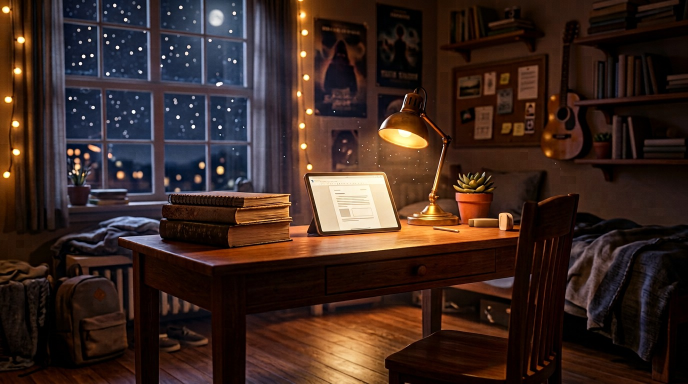
#> input picture assets/pixar/bgpool_1_room.jpg, 1376 x 768 px (shown at 1/2 size); its folder holds only this picture in this run
$ python make_scene_backgrounds.py
#> lines starting #> are read from the running program, lines starting #| are printed output that depends on the picture
#!/usr/bin/env python3
"""
Собирает 25 пер-сценных фонов assets/pixar/scene_<scene>.jpg из базовых картинок.

Зачем: у каждой сцены должен быть свой фон, но генерить 25 картинок дорого/долго.
Скрипт берёт базовые изображения (bgpool_*.jpg — сгенерированные Pixar-планы) и делает
для каждой сцены СВОЙ кадр: свой кроп (зум/смещение), своя цветокоррекция (тон, яркость,
контраст, насыщенность), мягкая виньетка и подсветка под настроение блока сценария.

Если положить свой файл scene_<scene>.jpg ДО запуска — он не тронется (--force чтобы перезаписать).

usage:
  python tools/make_scene_backgrounds.py            # сгенерировать недостающие
  python tools/make_scene_backgrounds.py --force    # перезаписать все
  python tools/make_scene_backgrounds.py --list     # что будет использовано
"""
import argparse
import hashlib
from pathlib import Path

ROOT = Path(__file__).resolve().parent.parent
ASSETS = ROOT / "assets" / "pixar"

# настроение блоков: (тон, сила тона, яркость, контраст, насыщенность, зум)
BLOCKS = {
    "0": ("#1B2A52", 0.34, 0.92, 1.06, 1.05, 1.30),   # ночь, спальня/заставка
    "1": ("#4A3210", 0.20, 1.04, 1.04, 1.06, 1.24),   # школа, тёплый день
    "2": ("#3A1352", 0.30, 1.00, 1.08, 1.10, 1.34),   # мастерская, фиолет/неон
    "3": ("#0E2E56", 0.34, 0.98, 1.08, 1.04, 1.26),   # викторина, синий
    "4": ("#0E3A32", 0.28, 1.02, 1.06, 1.08, 1.30),   # лаборатория, зелёный
    "5": ("#4A1E16", 0.26, 1.02, 1.06, 1.10, 1.36),   # город будущего, закат
    "6": ("#3C0E16", 0.32, 0.90, 1.10, 0.95, 1.28),   # осторожно, тревожный
    "7": ("#141C4C", 0.34, 0.98, 1.06, 1.02, 1.24),   # викторина 2
    "8": ("#4A3608", 0.22, 1.06, 1.04, 1.12, 1.32),   # финал, золото
}

# какая база под какой блок (индексы в пуле)
BLOCK_POOL = {
    "0": [0, 1],      # спальня, звёздная сцена
    "1": [2, 4],      # класс, мастерская
    "2": [1, 3],      # звёздная сцена, пиццерия (тёплые полки)
    "3": [1, 0],      # сцена, спальня
    "4": [4, 2],      # мастерская, класс
    "5": [0, 3],      # спальня (городские огни), пиццерия
    "6": [2, 1],      # класс, сцена
    "7": [1, 4],      # сцена, мастерская
    "8": [3, 0],      # пиццерия (тёплые полки), спальня
}

SCENES = ["0.1", "0.2", "1.1", "1.2", "1.3", "1.4", "2.1", "2.2", "2.3", "2.4",
          "3.1", "4.1", "4.2", "4.3", "4.4", "5.1", "5.2", "5.3", "5.4",
          "6.1", "6.2", "6.3", "7.1", "8.1", "8.2"]


def hex_to_rgb(h):
    h = h.lstrip("#")
    return tuple(int(h[i:i + 2], 16) for i in (0, 2, 4))


def seed_of(scene):
    return int(hashlib.md5(scene.encode()).hexdigest()[:8], 16)


def pick_pool(scene, idx):
    block = scene.split(".")[0]
    options = BLOCK_POOL.get(block, [0])
    return options[idx % len(options)]


def make_one(base_paths, scene, idx, size=(1920, 1080)):
#> called with scene = '0.1', idx = 0, size = (1920, 1080)
    from PIL import Image, ImageDraw, ImageEnhance, ImageFilter
    W, H = size
    block = scene.split(".")[0]
    tint, tint_a, bright, contrast, sat, zoom = BLOCKS.get(block, ("#1B2A4A", 0.25, 1.0, 1.04, 1.05, 1.25))
    rnd = seed_of(scene)

    base = base_paths[pick_pool(scene, idx) % len(base_paths)]
    img = Image.open(str(base)).convert("RGB")
#> img is the input picture: PIL image 1376x768 RGB; mean R, G, B 59.1, 39.4, 32.8

    # 1) свой кроп: зум + смещение, детерминированно от сцены
    z = zoom + ((rnd % 100) / 100.0) * 0.22
    nw, nh = int(W * z), int(H * z)
    # кроп из базы 16:9-ish: масштабируем базу до nw x auto
    s = max(nw / img.width, nh / img.height)
#> s = 1.85
    big = img.resize((max(1, int(img.width * s + 0.5)), max(1, int(img.height * s + 0.5))), Image.LANCZOS)
    max_x, max_y = max(0, big.width - nw), max(0, big.height - nh)
#> max_x = 20; max_y = 0
    ox = int(max_x * (((rnd >> 3) % 100) / 100.0))
#> ox = 10
    oy = int(max_y * (((rnd >> 7) % 100) / 100.0))
#> oy = 0
    img = big.crop((ox, oy, ox + nw, oy + nh)).resize((W, H), Image.LANCZOS)
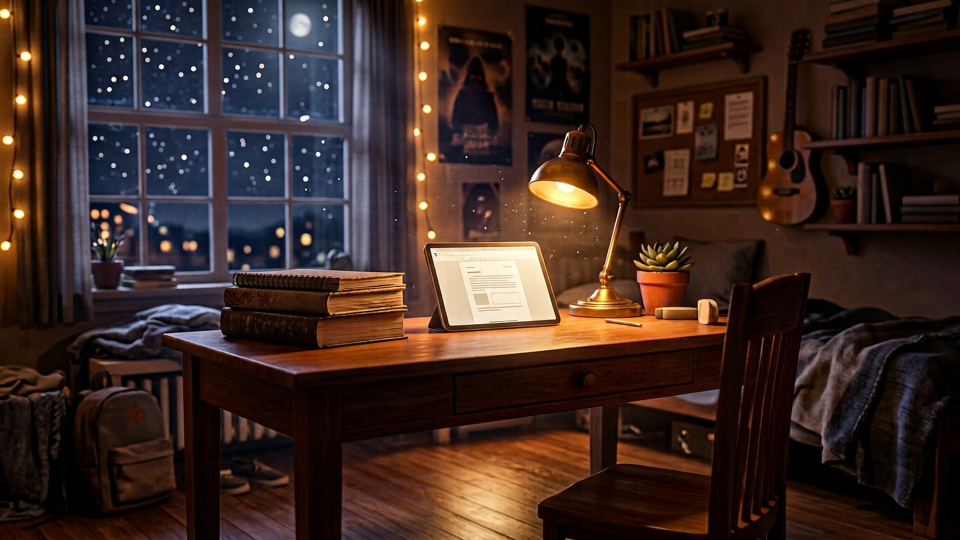
#> img: PIL image 1920x1080 RGB (shown at 1/2 size); mean R, G, B 59.2, 39.5, 33

    # 2) цветокоррекция сцены
    img = Image.blend(img, Image.new("RGB", (W, H), hex_to_rgb(tint)), tint_a)
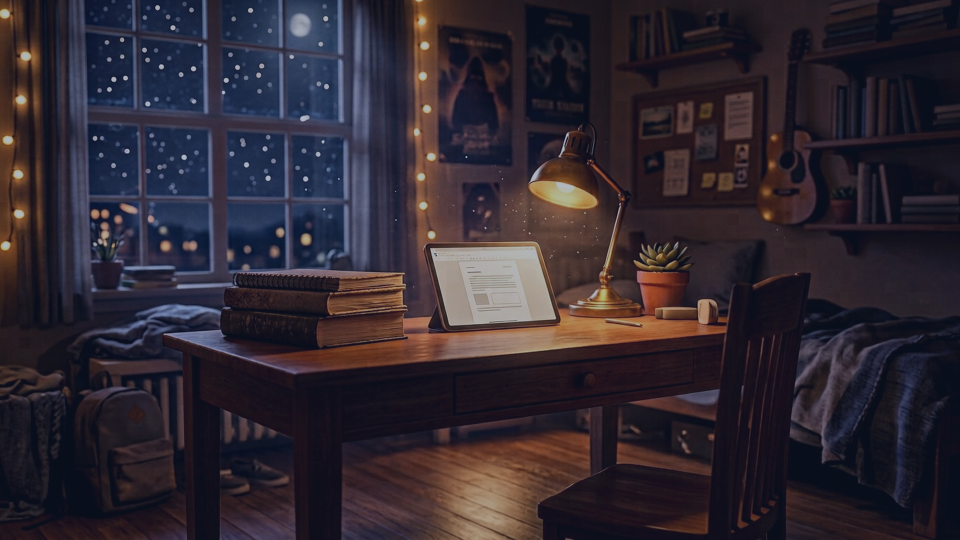
#> img: PIL image 1920x1080 RGB (shown at 1/2 size); mean R, G, B 47.8, 39.9, 49.1
    img = ImageEnhance.Brightness(img).enhance(bright)
    img = ImageEnhance.Contrast(img).enhance(contrast)
    img = ImageEnhance.Color(img).enhance(sat)

    # 3) «свой характер»: у чётных сцен — тёплый световой блик, у нечётных — холодная дымка
    ov = Image.new("RGBA", (W, H), (0, 0, 0, 0))
#> ov: PIL image 1920x1080 RGBA; every value is 0
    d = ImageDraw.Draw(ov, "RGBA")
    if idx % 2 == 0:
        cx = int(W * (0.15 + ((rnd >> 11) % 60) / 100.0))
        glow = Image.new("RGBA", (W, H), (0, 0, 0, 0))
        gd = ImageDraw.Draw(glow)
        gd.ellipse([cx - 520, -380, cx + 520, 420], fill=(255, 214, 150, 62))
        glow = glow.filter(ImageFilter.GaussianBlur(150))
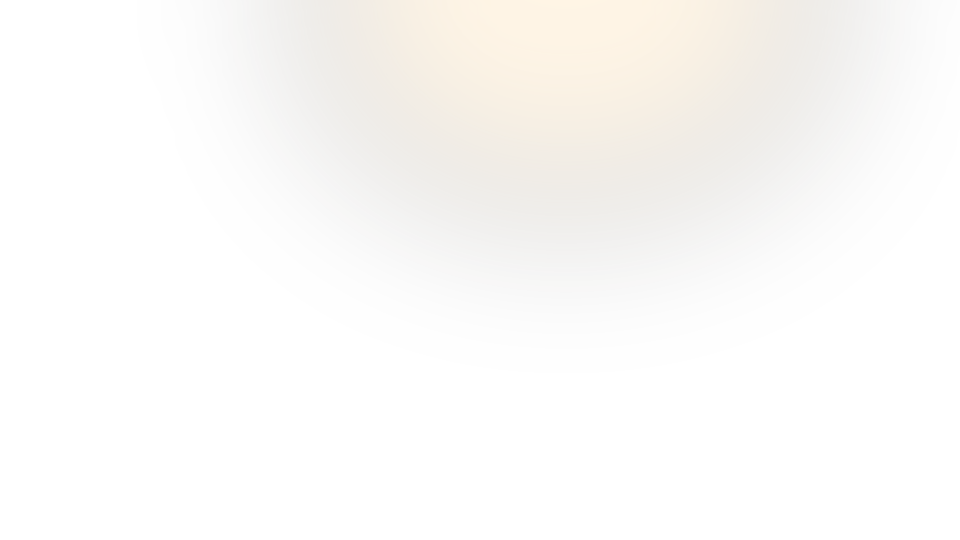
#> glow: PIL image 1920x1080 RGBA (shown at 1/2 size); mean R, G, B, A 43, 36.1, 25.3, 10.5; transparent parts drawn white
        ov = Image.alpha_composite(ov, glow)
    else:
        haze = Image.new("RGBA", (W, H), (120, 190, 255, 26))
        haze = haze.filter(ImageFilter.GaussianBlur(2))
        ov = Image.alpha_composite(ov, haze)

    # 4) винетка и затемнение низа/верха под карточку и титул
    dark = Image.new("RGBA", (W, H), (0, 0, 0, 0))
    dd = ImageDraw.Draw(dark)
    for y in range(0, H, 6):
        t = y / H
        a = 0
        if t > 0.55:
            a = int(120 * ((t - 0.55) / 0.45) ** 1.3)
        if t < 0.18:
            a = max(a, int(60 * (1 - t / 0.18)))
        dd.rectangle([0, y, W, y + 6], fill=(4, 8, 18, a))
    vig = Image.new("L", (W // 4, H // 4), 0)
#> vig: PIL image 480x270 L; every value is 0
    vd = ImageDraw.Draw(vig)
    vd.ellipse([-W // 14, -H // 14, W // 4 + W // 14, H // 4 + H // 14], fill=255)
    vig = vig.filter(ImageFilter.GaussianBlur(26)).resize((W, H), Image.LANCZOS)
#> vig: PIL image 1920x1080 L; every value is 255
    edge = Image.new("RGBA", (W, H), (2, 6, 14, 150))
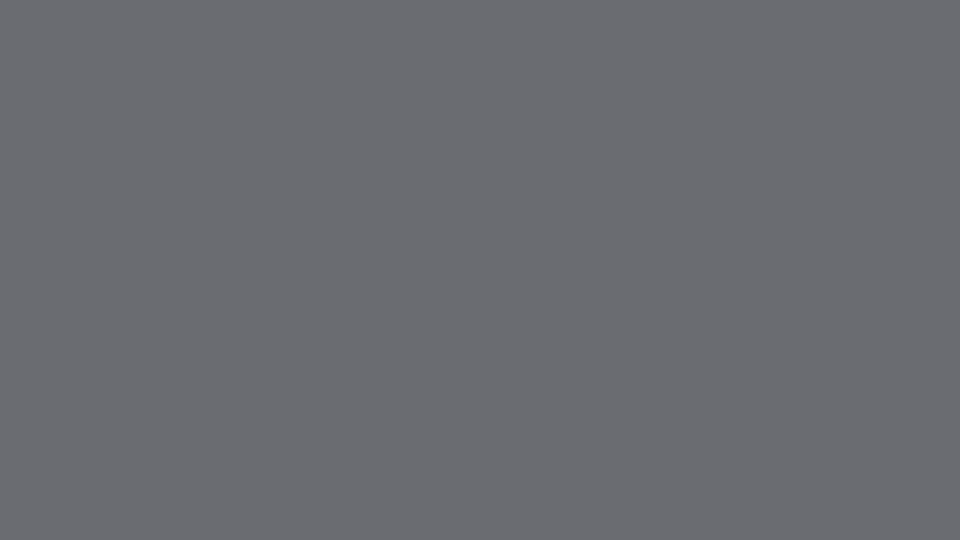
#> edge: PIL image 1920x1080 RGBA (shown at 1/2 size); mean R, G, B, A 2, 6, 14, 150; transparent parts drawn white
    edge.putalpha(Image.eval(vig, lambda v: int((255 - v) * 0.5)))
    ov = Image.alpha_composite(ov, dark)
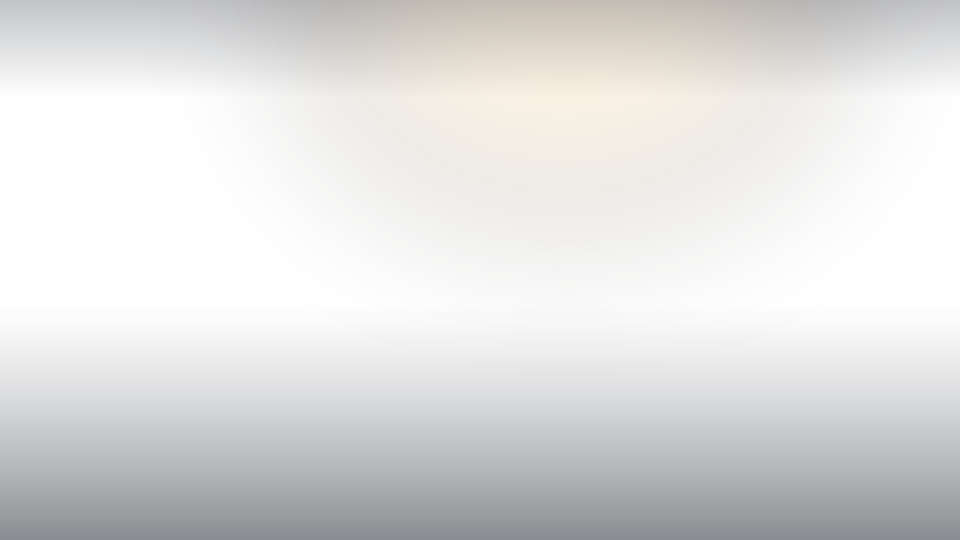
#> ov: PIL image 1920x1080 RGBA (shown at 1/2 size); mean R, G, B, A 35.8, 32.5, 29.3, 38.2; transparent parts drawn white
    ov = Image.alpha_composite(ov, edge)

    out = Image.alpha_composite(img.convert("RGBA"), ov).convert("RGB")
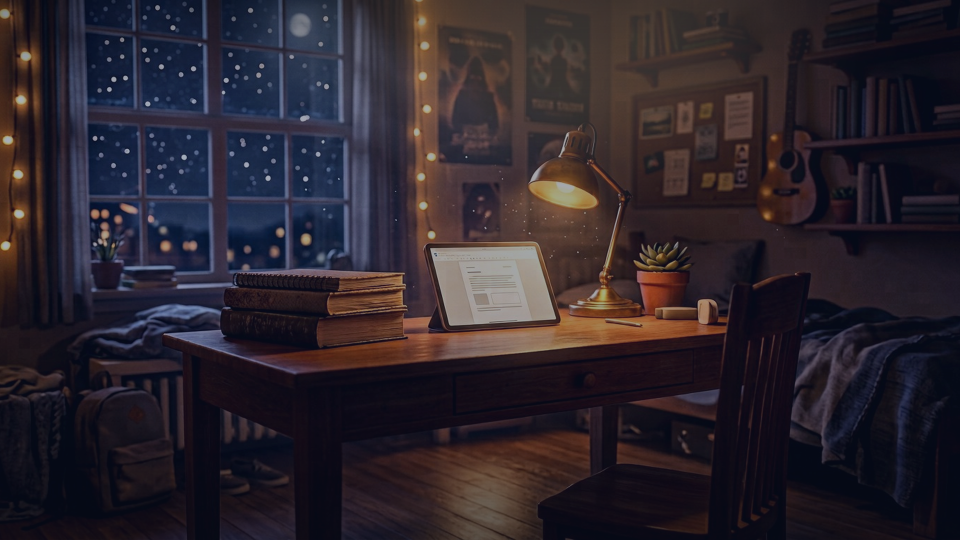
#> out: PIL image 1920x1080 RGB (shown at 1/2 size); mean R, G, B 44, 36.4, 44.5
    # 5) лёгкая киношная мягкость + микрозерно, чтобы апскейл не выглядел цифровым
    out = out.filter(ImageFilter.UnsharpMask(radius=2, percent=55, threshold=3))
    return out


def main():
    ap = argparse.ArgumentParser()
    ap.add_argument("--force", action="store_true", help="перезаписать существующие scene_*.jpg")
    ap.add_argument("--list", action="store_true", help="только показать план")
    args = ap.parse_args()

    pool = sorted(ASSETS.glob("bgpool_*.jpg"))
    if not pool:
        # базы могут лежать в raw/ как исходные генерации
        pool = sorted(list((ASSETS / "raw").glob("_bg_*.jpg")) + list((ASSETS / "raw").glob("_bg_*.png")))
    if not pool:
        print(f"нет базовых фонов bgpool_*.jpg в {ASSETS}")
        return 1
    print(f"базовых фонов: {len(pool)} -> {[p.name for p in pool]}")
    made = skipped = 0
    for idx, scene in enumerate(SCENES):
        dst = ASSETS / f"scene_{scene}.jpg"
        base = pool[pick_pool(scene, idx) % len(pool)]
        if args.list:
            print(f"  {scene:>4} <- {base.name} (кроп+грейд блока {scene.split('.')[0]})")
            continue
        if dst.exists() and not args.force:
            skipped += 1
            continue
        img = make_one(pool, scene, idx)
        img.save(dst, "JPEG", quality=93, optimize=True)
        made += 1
        print(f"  {scene:>4} <- {base.name} -> {dst.name} {dst.stat().st_size // 1024}КБ")
    if not args.list:
        print(f"готово: сделано {made}, пропущено {skipped} (были на месте)")
    return 0


if __name__ == "__main__":
#> (the run stopped early here; a loop or call above may not have finished)
